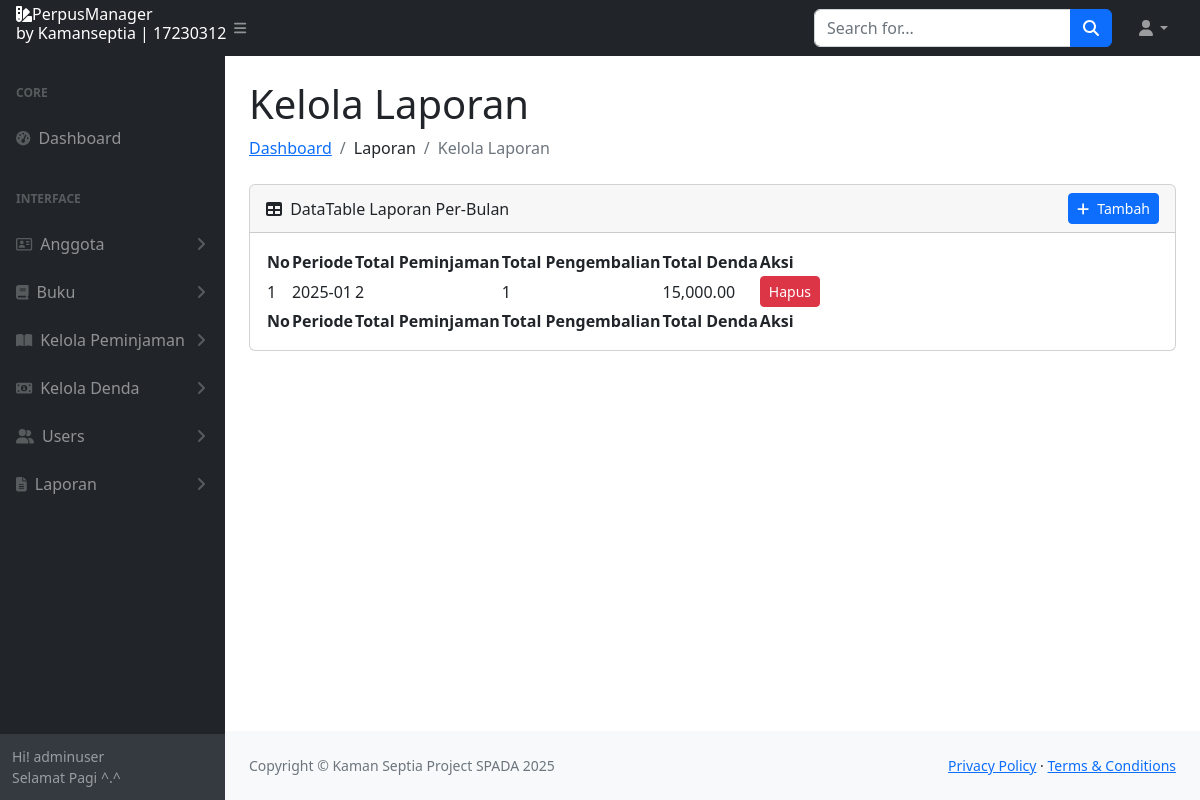
/pages/admin/laporan/index.php (signed in), run on the app's committed database.
### tables this page shows
CREATE TABLE `users` (
  `id_user` int(11) NOT NULL,
  `nama` varchar(100) DEFAULT NULL,
  `username` varchar(50) NOT NULL,
  `password` varchar(255) NOT NULL,
  `role` enum('anggota','petugas','admin') NOT NULL,
  `tanggal_daftar` date DEFAULT curdate(),
  `alamat` varchar(255) DEFAULT NULL,
  `nomor_hp` varchar(15) DEFAULT NULL,
  `email` varchar(255) DEFAULT NULL
);

CREATE TABLE `laporan` (
  `id_laporan` int(11) NOT NULL,
  `periode` varchar(50) NOT NULL,
  `total_peminjaman` int(11) DEFAULT 0,
  `total_pengembalian` int(11) DEFAULT 0,
  `total_denda` decimal(10,2) DEFAULT 0.00
);

### pages/admin/loggedas.php (called while the page is built, shortened)
<?php
include 'C:/xampp/htdocs/perpustakaan/includes/koneksi.php';
function getWaktu() {
    $jam = date("H");
    if ($jam >= 5 && $jam < 12) {
        return "Pagi";
    } elseif ($jam >= 12 && $jam < 15) {
        return "Siang";
    } elseif ($jam >= 15 && $jam < 18) {
        return "Sore";
    } else {
        return "Malam";
    }
}
function getUserName($id_user) {
    global $conn;
    $sql = "SELECT u.username
            FROM users u
            WHERE u.id_user = ?";
    if ($stmt = $conn->prepare($sql)) {
        $stmt->bind_param("i", $id_user);
        $stmt->execute();
        $result = $stmt->get_result();
        if ($result->num_rows > 0) {
            $row = $result->fetch_assoc();
            return $row['username'];
        } else {
            return "Unknown User";
        }
    } else {
        return "Query preparation failed: " . $conn->error;
    }
}
?>

### pages/admin/laporan/index.php (the view, shortened to what this page needs)
<?php
include '../loggedas.php';
    $id_user = $_SESSION['id_user'];
    $username = getUserName($id_user);
    $waktu = getWaktu();
$sql = "SELECT * FROM laporan";
$result = $conn->query($sql);
?>
<!DOCTYPE html>
<html lang="en">
    <head>
        <link href="https://cdn.jsdelivr.net/npm/simple-datatables@7.1.2/dist/style.min.css" rel="stylesheet" />
        <link href="../../../css/styles.css" rel="stylesheet" />
    </head>
    <body class="sb-nav-fixed">
    <?php include '../includes/topnav.php' ?>
        <div id="layoutSidenav">
            <?php include '../includes/sidebar.php'?>
            <div id="layoutSidenav_content">
                <main>
                    <div class="container-fluid px-4">
                        <h1 class="mt-4">Kelola Laporan</h1>
                        <ol class="breadcrumb mb-4">
                            <li class="breadcrumb-item"><a href="../index.php">Dashboard</a></li>
                            <li class="breadcrumb-item">Laporan</li>
                            <li class="breadcrumb-item active">Kelola Laporan</li>
                        </ol>
                        <div class="card mb-4">
                            <div class="card-header d-flex justify-content-between align-items-center">
                                <div>
                                    <i class="fas fa-table me-1"></i>
                                    DataTable Laporan Per-Bulan
                                </div>
                                <a href="add.php" class="btn btn-primary btn-sm">
                                    <i class="fas fa-plus me-1"></i> Tambah
                                </a>
                            </div>
                            <div class="card-body">
                                <table id="datatablesSimple">
                                    <thead>
                                        <tr>
                                            <th>No</th>
                                            <th>Periode</th>
                                            <th>Total Peminjaman</th>
                                            <th>Total Pengembalian</th>
                                            <th>Total Denda</th>
                                            <th>Aksi</th>
                                        </tr>
                                    </thead>
                                    <tfoot>
                                        <tr>
                                            <th>No</th>
                                            <th>Periode</th>
                                            <th>Total Peminjaman</th>
                                            <th>Total Pengembalian</th>
                                            <th>Total Denda</th>
                                            <th>Aksi</th>
                                        </tr>
                                    </tfoot>
                                    <tbody>
                                        <?php $no = 1; while ($row = $result->fetch_assoc()) { ?>
                                            <tr>
                                                <td><?= $no++ ?></td>
                                                <td><?= $row['periode'] ?></td>
                                                <td><?= $row['total_peminjaman'] ?></td>
                                                <td><?= $row['total_pengembalian'] ?></td>
                                                <td><?= number_format($row['total_denda'], 2) ?></td>
                                                <td>
                                                    <div class='d-flex justify-content-center gap-2'>
                                                        <form method="POST" action="hapus_laporan.php">
                                                            <button type="submit" class='btn btn-danger btn-sm' onclick="return confirm('Apakah Anda yakin ingin menghapus laporan ini?')">Hapus</button>
                                                        </form>
                                                    </div>
                                                </td>
                                            </tr>
                                        <?php } ?>
                                    </tbody>
                                </table>
                            </div>
                        </div>
                    </div>
                </main>
                <?php include '../includes/footer.php'?>
            </div>
        </div>
    </body>
</html>

### pages/admin/includes/sidebar.php (shortened to what this page needs)
<div id="layoutSidenav_nav">
    <nav class="sb-sidenav accordion sb-sidenav-dark" id="sidenavAccordion">
        <div class="sb-sidenav-menu">
            <div class="nav">
                <div class="sb-sidenav-menu-heading">Core</div>
                <a class="nav-link" href="../index.php">
                    <div class="sb-nav-link-icon"><i class="fas fa-tachometer-alt"></i></div>
                    Dashboard
                </a>
                <div class="sb-sidenav-menu-heading">Interface</div>
                <a class="nav-link collapsed" href="#" data-bs-toggle="collapse" data-bs-target="#collapseAnggota" aria-expanded="false" aria-controls="collapseLayouts">
                    <div class="sb-nav-link-icon"><i class="far fa-address-card	"></i></div>
                    Anggota
                    <div class="sb-sidenav-collapse-arrow"><i class="fas fa-angle-down"></i></div>
                </a>
                <a class="nav-link collapsed" href="#" data-bs-toggle="collapse" data-bs-target="#collapseBuku" aria-expanded="false" aria-controls="collapseLayouts">
                    <div class="sb-nav-link-icon"><i class="fas fa-book	"></i></div>
                    Buku
                    <div class="sb-sidenav-collapse-arrow"><i class="fas fa-angle-down"></i></div>
                </a>
                <a class="nav-link collapsed" href="#" data-bs-toggle="collapse" data-bs-target="#collapsePeminjaman" aria-expanded="false" aria-controls="collapseLayouts">
                    <div class="sb-nav-link-icon"><i class="fas fa-book-open"></i></div>
                    Kelola Peminjaman
                    <div class="sb-sidenav-collapse-arrow"><i class="fas fa-angle-down"></i></div>
                </a>
                <a class="nav-link collapsed" href="#" data-bs-toggle="collapse" data-bs-target="#collapseDenda" aria-expanded="false" aria-controls="collapseLayouts">
                    <div class="sb-nav-link-icon"><i class="fas fa-money-bill-alt	"></i></div>
                    Kelola Denda
                    <div class="sb-sidenav-collapse-arrow"><i class="fas fa-angle-down"></i></div>
                </a>
                <a class="nav-link collapsed" href="#" data-bs-toggle="collapse" data-bs-target="#collapseLPetugas" aria-expanded="false" aria-controls="collapseLayouts">
                    <div class="sb-nav-link-icon"><i class="fas fa-user-friends	"></i></div>
                    Users
                    <div class="sb-sidenav-collapse-arrow"><i class="fas fa-angle-down"></i></div>
                </a>
                <a class="nav-link collapsed" href="#" data-bs-toggle="collapse" data-bs-target="#collapseLlaporan" aria-expanded="false" aria-controls="collapseLayouts">
                    <div class="sb-nav-link-icon"><i class="fas fa-file-alt	"></i></div>
                    Laporan
                    <div class="sb-sidenav-collapse-arrow"><i class="fas fa-angle-down"></i></div>
                </a>
            </div>
        </div>
        <div class="sb-sidenav-footer">
            <div class="small">Hi! <?php echo htmlspecialchars($username); ?></div>
            <div class="small">Selamat <?php echo htmlspecialchars($waktu); ?> ^.^</div>
        </div>
</div>

### data on the page
users: username "adminuser"
laporan: periode "2025-01", total_peminjaman "2", total_pengembalian "1", total_denda "15,000.00"

### other printed values
$waktu "Pagi"
